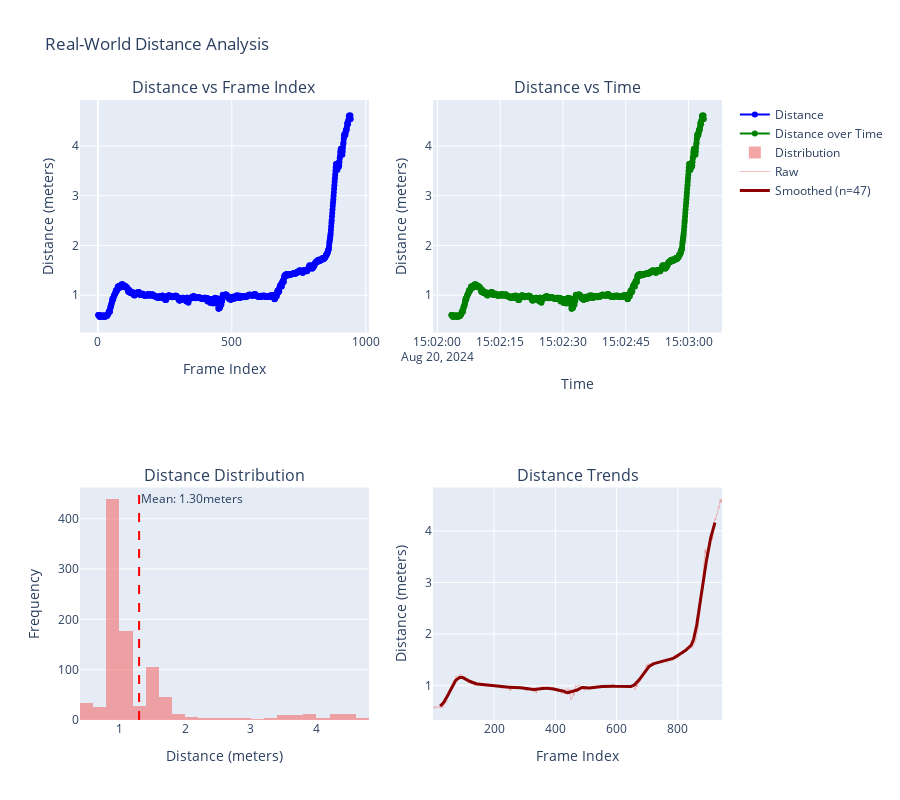

The notebook cell this image was saved under:
### Code cell
iau.VisualizationEngine.plot_distance_analysis(net_analysis_results, "Real-World Distance Analysis")

### Figure 1 — Plotly figure (JSON) as saved in the notebook; plotly's stock layout.template omitted (floating-point values rounded to 4 significant figures; data arrays with more than 128 entries replaced by an {"elided": "..."} marker saying what was removed)
{"data": [{"line": {"color": "blue"}, "mode": "lines+markers", "name": "Distance", "type": "scatter", "x": {"elided": "944 int values"}, "xaxis": "x", "y": {"elided": "944 float values"}, "yaxis": "y"}, {"line": {"color": "green"}, "mode": "lines+markers", "name": "Distance over Time", "type": "scatter", "x": {"elided": "944 str values"}, "xaxis": "x2", "y": {"elided": "944 float values"}, "yaxis": "y2"}, {"marker": {"color": "lightcoral"}, "name": "Distribution", "nbinsx": 30, "opacity": 0.7, "type": "histogram", "x": {"elided": "944 float values"}, "xaxis": "x3", "yaxis": "y3"}, {"line": {"color": "lightcoral", "width": 1}, "mode": "lines", "name": "Raw", "opacity": 0.5, "type": "scatter", "x": {"elided": "944 int values"}, "xaxis": "x4", "y": {"elided": "944 float values"}, "yaxis": "y4"}, {"line": {"color": "darkred", "width": 3}, "mode": "lines", "name": "Smoothed (n=47)", "type": "scatter", "x": {"elided": "944 int values"}, "xaxis": "x4", "y": {"elided": "944 float values"}, "yaxis": "y4"}], "layout": {"annotations": [{"font": {"size": 16}, "showarrow": false, "text": "Distance vs Frame Index", "x": 0.225, "xanchor": "center", "xref": "paper", "y": 1, "yanchor": "bottom", "yref": "paper"}, {"font": {"size": 16}, "showarrow": false, "text": "Distance vs Time", "x": 0.775, "xanchor": "center", "xref": "paper", "y": 1, "yanchor": "bottom", "yref": "paper"}, {"font": {"size": 16}, "showarrow": false, "text": "Distance Distribution", "x": 0.225, "xanchor": "center", "xref": "paper", "y": 0.375, "yanchor": "bottom", "yref": "paper"}, {"font": {"size": 16}, "showarrow": false, "text": "Distance Trends", "x": 0.775, "xanchor": "center", "xref": "paper", "y": 0.375, "yanchor": "bottom", "yref": "paper"}, {"showarrow": false, "text": "Mean: 1.30meters", "x": 1.3, "xanchor": "left", "xref": "x3", "y": 1, "yanchor": "top", "yref": "y3 domain"}], "height": 800, "shapes": [{"line": {"color": "red", "dash": "dash"}, "type": "line", "x0": 1.3, "x1": 1.3, "xref": "x3", "y0": 0, "y1": 1, "yref": "y3 domain"}], "showlegend": true, "title": {"text": "Real-World Distance Analysis"}, "xaxis": {"anchor": "y", "domain": [0, 0.45], "title": {"text": "Frame Index"}}, "xaxis2": {"anchor": "y2", "domain": [0.55, 1], "title": {"text": "Time"}}, "xaxis3": {"anchor": "y3", "domain": [0, 0.45], "title": {"text": "Distance (meters)"}}, "xaxis4": {"anchor": "y4", "domain": [0.55, 1], "title": {"text": "Frame Index"}}, "yaxis": {"anchor": "x", "domain": [0.625, 1], "title": {"text": "Distance (meters)"}}, "yaxis2": {"anchor": "x2", "domain": [0.625, 1], "title": {"text": "Distance (meters)"}}, "yaxis3": {"anchor": "x3", "domain": [0, 0.375], "title": {"text": "Frequency"}}, "yaxis4": {"anchor": "x4", "domain": [0, 0.375], "title": {"text": "Distance (meters)"}}}}
